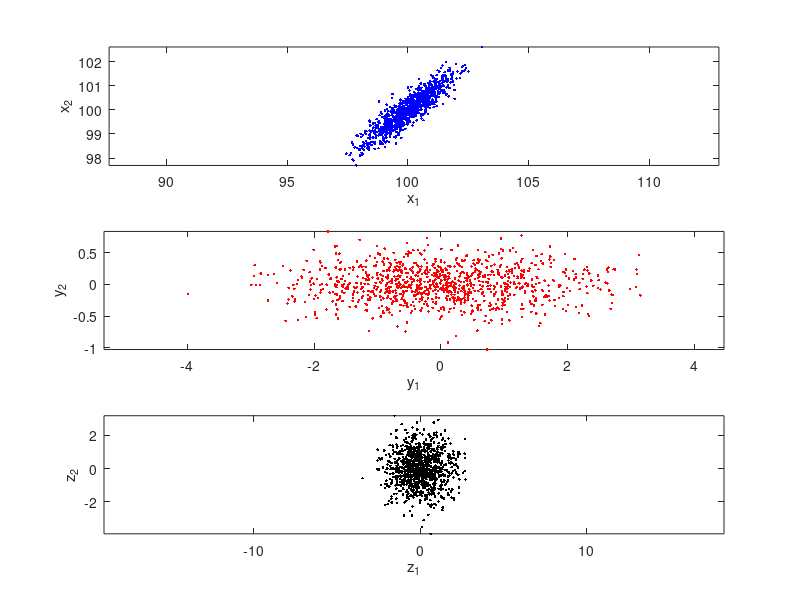

The MATLAB script that drew this image:
%% Principle Component Analysis of n-dimensional data
% by Professor Deniz Erdogmus

clear all, close all,

% Generate n-dimensional N iid vector-samples from a Gaussian pdf
% Here the mean vectors are in mu and covariance matrix is Sigma,
% which is generated from a randomly selected matrix A.
n = 2; N = 1000; % n is dimension of data N is number of samples
mu = 100*ones(n,1);
A = rand(n,n);
x = A*randn(n,N)+mu*ones(1,N); % A*(stdGauss:samples_{2x1000}) + (mean_{2x1000})
    % A is the std deviation of the data x
Sigma = A*A'; % generates a covariance matrix (ends up being symmetric but is 
                %basically just squaring the std dev


% Sample-based estimates of mean vector and covariance matrix
muhat = mean(x,2);
Sigmahat = cov(x'); % each row is new observation, each column is new dimension/variable

% Subtract the estimated mean vector to make the data 0-mean
xzm = x - muhat*ones(1,N);

% We know that the solution to the PCA problem are the eigenvalues of the
% covariance matrix in descending order. So we must get these vectors.

% Get the eigenvectors (in Q) and eigenvalues (in D) of the
% estimated covariance matrix
[Q,D] = eig(Sigmahat);

% Sort the eigenvalues from large to small, reorder eigenvectors
% accordingly as well.
[d,ind] = sort(diag(D),'descend');
Q = Q(:,ind);
D = diag(d);

% Calculate the principal components (in y) (solution from math)
y = Q'*xzm;

% Calculate whitened components (in z)
z = D^(-1/2)*y;
% result is the distribution we used to form x (the 2D std gaussian)
% aligned to the principle axes.

figure(1), 
subplot(3,1,1),plot(x(1,:),x(2,:),'.b'); axis equal,
xlabel('x_1'), ylabel('x_2'),
subplot(3,1,2),plot(y(1,:),y(2,:),'.r'); axis equal,
xlabel('y_1'), ylabel('y_2'),
subplot(3,1,3),plot(z(1,:),z(2,:),'.k'); axis equal,
xlabel('z_1'), ylabel('z_2'),

